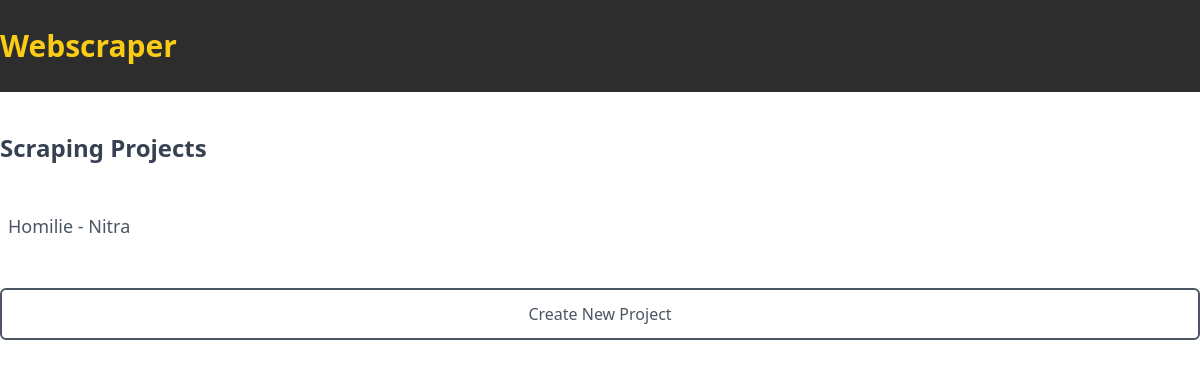
Before: / with the older database file.
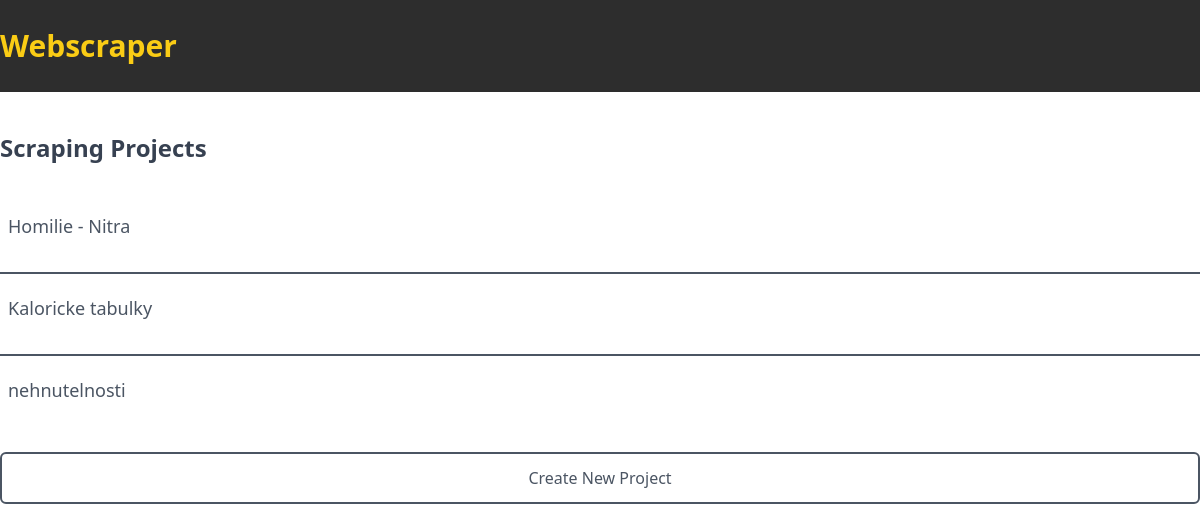
After: the same page with the newer database file.
### projects/models.py (models this page shows, shortened)
class Project(models.Model):
    SELECTOR_CHOICES = [
        ("xPath", "xPath"),
        ("CSS", "CSS"),
    ]
    main_page_url = models.CharField(max_length=1023)
    name = models.CharField(max_length=1023, default="", blank=True, null=True)
    number_of_pages = models.IntegerField(default=0)
    selector_type = models.CharField(max_length=10, choices=SELECTOR_CHOICES)
    fields = models.JSONField(default=default_fields)
    created_at = models.DateTimeField(auto_now_add=True)
    updated_at = models.DateTimeField(auto_now=True)

### projects/views.py (the view)
# urls.py: path("", views.ProjectsView.as_view(), name="projects"),
class ProjectsView(View):
    def get(self, request):
        projects = Project.objects.all()
        return render(request, "projects/projects.html", {"projects": projects})

### projects/templates/projects/projects.html
{% extends 'base.html' %}
{% load static %}
{% block content %}
<div class="my-10 w-full flex flex-col gap-7">
    <h1 class="text-2xl text-gray-700 font-bold">Scraping Projects</h1>
    <div class="w-full flex flex-col gap-3 divide-y-2 divide-gray-600">
    {% for project in projects %}
        <div class="w-full flex flex-row align-middle py-3 font-medium text-lg text-gray-600">
            <a href="{% url 'project' project.id %}" class="w-full p-2 hover:bg-gray-600 hover:text-white transition-500 rounded-md">
                {{ project.name }}
            </a>
        </div>
    {% empty %}
        No projects yet
    {% endfor %}
    </div>
    <a href="{% url 'projects:create-project' %}" class="px-3 py-3 min-w-32 w-full items-center text-center text-gray-600 border-2 border-gray-600 bg-white hover:bg-gray-600 hover:text-white rounded-md font-medium">
        Create New Project
    </a>
</div>
{% endblock %}

### templates/base.html (shortened to what this page needs)
{% load static %}
<!DOCTYPE html>
<html lang="en">
<head>
    <link rel='stylesheet' type="text/css" media="screen" href="{% static 'css/styles.css' %}">
    <link rel='stylesheet' type="text/css" media="screen" href="{% static 'css/tailwind.css' %}">
</head>
<body>
    {% include 'components/menu.html' %}
    <div class="mx-auto w-[1200px] min-h-screen relative" data-controller="scroll-top" data-action="scroll@window->scroll-top#handleScroll">
        {% block content %}
        {% endblock %}
    </div>
</body>
</html>

### templates/components/menu.html
<nav
    class="w-full py-7 bg-prism-tomorrow-bg items-center align-middle"
>
    <div class="mx-auto max-w-[1200px] w-full">
        <a href="{% url 'projects:projects' %}">
            <h1 class="font-extrabold text-3xl text-yellow-400 ">Webscraper</h1>
        </a>
    </div>
</nav>

### templates/common/scroll_to_top_button.html (shortened to what this page needs)
{% load static %}

### static/css/styles.css (style rules this page uses)
.bg-prism-tomorrow-bg { background-color:#2d2d2d }

Changed rows visible on the page:
added Project: name "Kaloricke tabulky"
added Project: name "nehnutelnosti"
